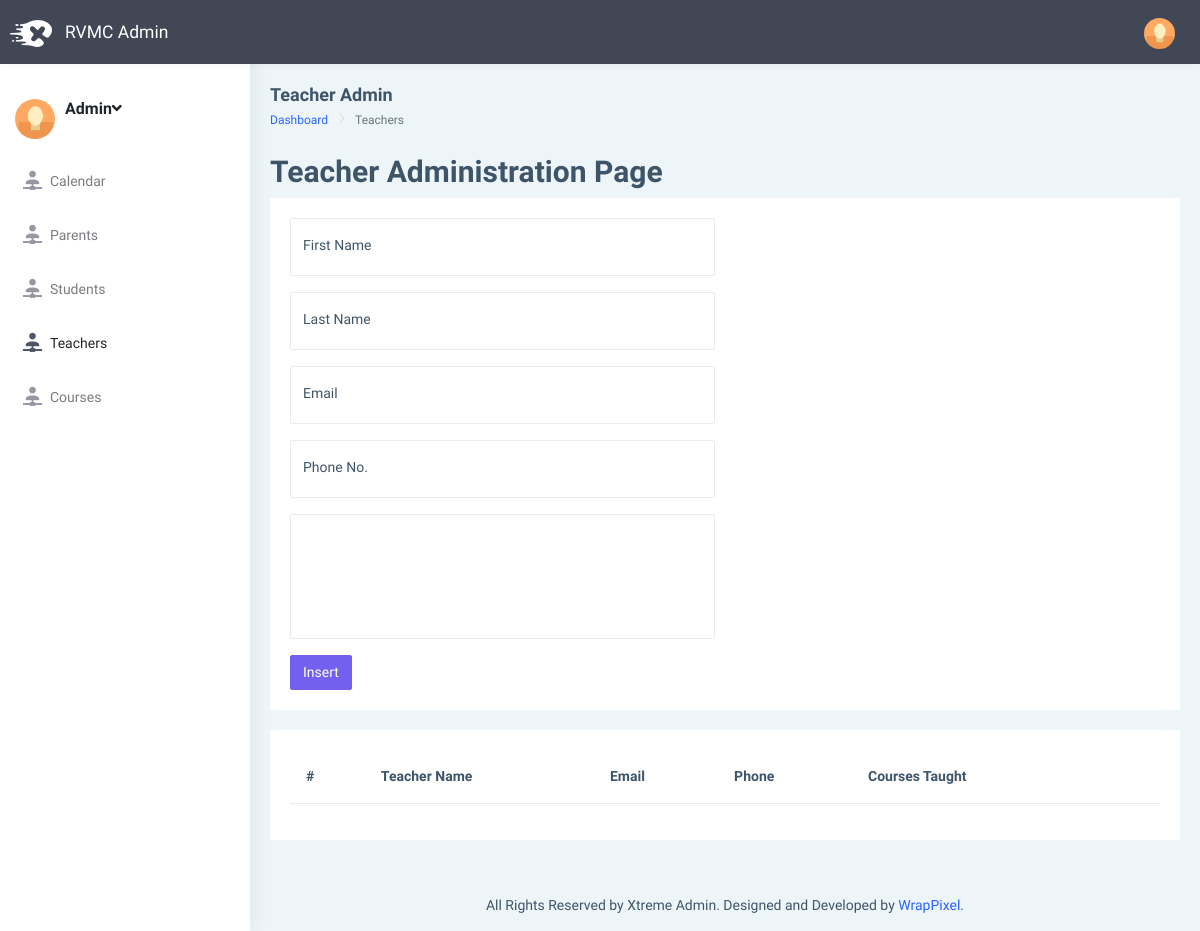
Page /administration/teacher.php on the earlier database version.
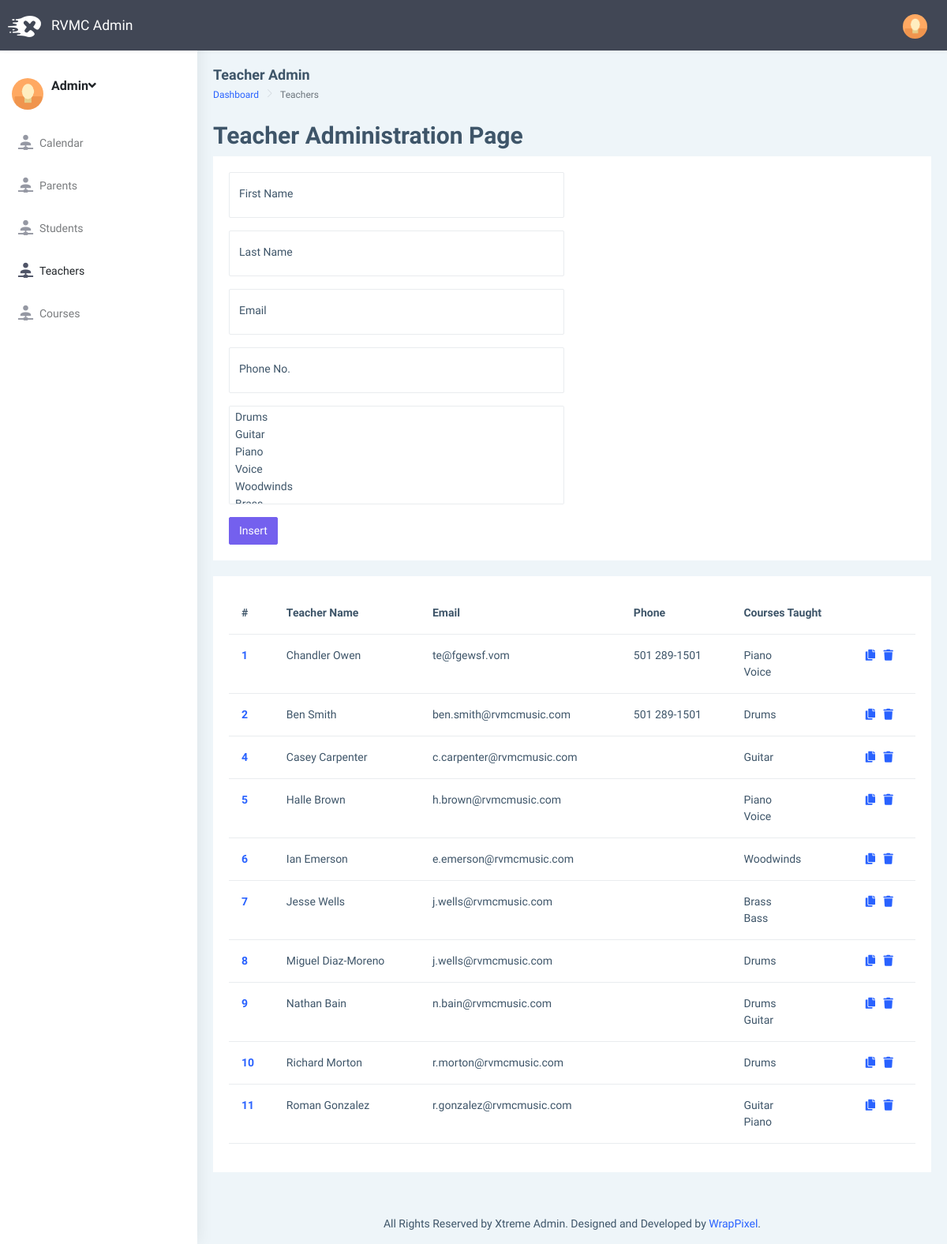
Same page on the later database version.
### tables this page shows
CREATE TABLE `teacher` (
  `id` int NOT NULL AUTO_INCREMENT,
  `first_name` varchar(45) DEFAULT NULL,
  `last_name` varchar(45) DEFAULT NULL,
  `phone` varchar(45) DEFAULT NULL,
  `email` varchar(60) DEFAULT NULL,
  PRIMARY KEY (`id`)
);

CREATE TABLE `teacher_course` (
  `teacherid` int NOT NULL,
  `courseid` int DEFAULT NULL
);

CREATE TABLE `course` (
  `id` int NOT NULL AUTO_INCREMENT,
  `name` varchar(45) DEFAULT NULL,
  PRIMARY KEY (`id`)
);

### classes/teacher_dao.php (called while the page is built, shortened)
<?php
class TeacherDao {
    public function getAllTeachers() {
        $records = array();
        $arrayCounter = 0;
        try {
            $db = DbUtil::getConnection();
            $sql = "select * from teacher";
            $stmt = $db->prepare($sql);
            if ($stmt->execute()) {
                while ($row = $stmt->fetch(PDO::FETCH_ASSOC)) {
                    $records[$arrayCounter++] = $this->setRowValue($row);
                }
            }
        } catch (PDOException $e) {
            echo 'DATABASE ERROR' . $e->getMessage() . '<br>';
            $db = null;
        }
        return $records;
    }
    private function setRowValue($row) {
        $teacher = new teacher();
        $teacher->id = $row["id"];
        $teacher->first_name = $row["first_name"];
        $teacher->last_name = $row["last_name"];
        $teacher->phone = $row["phone"];
        $teacher->email = $row["email"];
        $coursesDao = new CourseDao();
        $courses = $coursesDao->getAllCoursesByTeacherId($teacher->id);
        $teacher->courses = $courses;
        return $teacher;
    }
}
?>

### classes/course_dao.php (called while the page is built, shortened)
<?php
class CourseDao {
    public function getAllCourses() {
        $records = array();
        $arrayCounter = 0;
        try {
            $db = DbUtil::getConnection();
            $sql = "select * from course";
            $stmt = $db->prepare($sql);
            if ($stmt->execute()) {
                while ($row = $stmt->fetch(PDO::FETCH_ASSOC)) {
                    $records[$arrayCounter++] = $this->setRowValue($row);
                }
            }
        } catch (PDOException $e) {
            echo 'DATABASE ERROR' . $e->getMessage() . '<br>';
            $db = null;
        }
        return $records;
    }
    public function getAllCoursesByTeacherId($teacherId) {
        $records = array();
        $arrayCounter = 0;
        try {
            $db = DbUtil::getConnection();
            $sql = "select * from course, teacher_course where course.id = teacher_course.courseid and teacher_course.teacherid=" . $teacherId;
            $stmt = $db->prepare($sql);
            if ($stmt->execute()) {
                while ($row = $stmt->fetch(PDO::FETCH_ASSOC)) {
                    $records[$arrayCounter++] = $this->setRowValue($row);
                }
            }
        } catch (PDOException $e) {
            echo 'DATABASE ERROR' . $e->getMessage() . '<br>';
            $db = null;
        }
        return $records;
    }
    private function setRowValue($row) {
        $course = new Course();
        $course->id = $row["id"];
        $course->name = $row["name"];
        return $course;
    }
}
?>

### administration/teacher.php (the view, shortened to what the changed rows need)
<?php
require dirname(__FILE__) . "/page-includes/header.php";
require dirname(__FILE__) . "/page-includes/page-wrapper-start.php";
$teacherDao = new TeacherDao();
$courseDao = new CourseDao();
$courses = $courseDao->getAllCourses();
$teachers = $teacherDao->getAllTeachers();
?>
<div class="container-fluid">
    <h2>Teacher Administration Page</h2>
    <div class="row">
        <div class="col-12">
            <div class="card">
                <div class="card-body">
                    <form action="teacher.php" method="post">
                        <div class="row">
                            <div class="col-6">
                                <div class="form-floating mb-3">
                                    <select multiple style="margin:0px; padding:0px; height:125px;" name="courseids[]" id="courses" class="form-control">
                                        <?php
                                        foreach($courses as $l) {
                                            $selected = "";
                                            ?>
                                            <option <?=$selected?> style="margin:5px; margin-bottom:2.5px;" value="<?=$l->id?>"><?= $l->name;?></option>
                                        <?php
                                        }
                                        ?>
                                    </select>
                                </div>
                            </div>
                        </div>
                    </form>
                </div>
            </div>
        </div>
    </div>
    <div class="row">
        <div class="col-12">
            <div class="card">
                <div class="card-body">
                    <div class="table-responsive">
                        <table class="table">
                            <thead>
                            <tr>
                                <th scope="col">#</th>
                                <th scope="col">Teacher Name</th>
                                <th scope="col">Email</th>
                                <th scope="col">Phone</th>
                                <th scope="col">Courses Taught
                                <th scope="col">&nbsp;</th>
                            </tr>
                            </thead>
                            <tbody>
                            <?php
                            foreach ($teachers as $t) {
                            ?>
                            <tr>
                                <th scope="row"><a href="teacher.php?id=<?=$t->id?>"><?= $t->id ?></a></th>
                                <td><?= $t->first_name ?> <?= $t->last_name ?></td>
                                <td><?= $t->email ?></td>
                                <td><?= $t->phone ?></td>
                                <td>
                                    <?php
                                    $output = "";
                                    foreach($t->courses as $course) {
                                        $output .=  $course->name . "<br>";
                                    }
                                    echo $output;
                                    ?>
                                </td>
                                <td>
                                    <a href="teacher.php?id=<?=$t->id?>" class="fa fa-copy"></a> &nbsp;
                                    <a href="teacher.php?id=<?=$t->id?>" class="fa fa-trash"></a>
                                </td>
                            </tr>
                            <?php
                            }
                            ?>
                            </tbody>
                        </table>
                    </div>
                </div>
            </div>
        </div>
    </div>
</div>
<?php  require dirname(__FILE__) . "/page-includes/footer.php";  ?>

Differences in the rows shown:
added teacher: id "1", first_name "Chandler", last_name "Owen", email "te@fgewsf.vom", phone "501 289-1501"
added teacher_course: courseid.name "Piano", shown under "1"
added teacher_course: courseid.name "Voice", shown under "1"
added teacher: id "2", first_name "Ben", last_name "Smith", email "ben.smith@rvmcmusic.com", phone "501 289-1501"
added teacher_course: courseid.name "Drums", shown under "2"
added teacher: id "4", first_name "Casey", last_name "Carpenter", email "c.carpenter@rvmcmusic.com"
added teacher_course: courseid.name "Guitar", shown under "4"
added teacher: id "5", first_name "Halle", last_name "Brown", email "h.brown@rvmcmusic.com"
added teacher_course: courseid.name "Piano", shown under "5"
added teacher_course: courseid.name "Voice", shown under "5"
added teacher: id "6", first_name "Ian", last_name "Emerson", email "e.emerson@rvmcmusic.com"
added teacher_course: courseid.name "Woodwinds", shown under "6"
added teacher: id "7", first_name "Jesse", last_name "Wells", email "j.wells@rvmcmusic.com"
added teacher_course: courseid.name "Brass", shown under "7"
added teacher_course: courseid.name "Bass", shown under "7"
added teacher: id "8", first_name "Miguel", last_name "Diaz-Moreno", email "j.wells@rvmcmusic.com"
added teacher_course: courseid.name "Drums", shown under "8"
added teacher: id "9", first_name "Nathan", last_name "Bain", email "n.bain@rvmcmusic.com"
added teacher_course: courseid.name "Drums", shown under "9"
added teacher_course: courseid.name "Guitar", shown under "9"
added teacher: id "10", first_name "Richard", last_name "Morton", email "r.morton@rvmcmusic.com"
added teacher_course: courseid.name "Drums", shown under "10"
added teacher: id "11", first_name "Roman", last_name "Gonzalez", email "r.gonzalez@rvmcmusic.com"
added teacher_course: courseid.name "Guitar", shown under "11"
added teacher_course: courseid.name "Piano", shown under "11"
Other differences:
form field value: (not shown) → "Drums / Guitar / Piano / Voice / Woodwinds"
